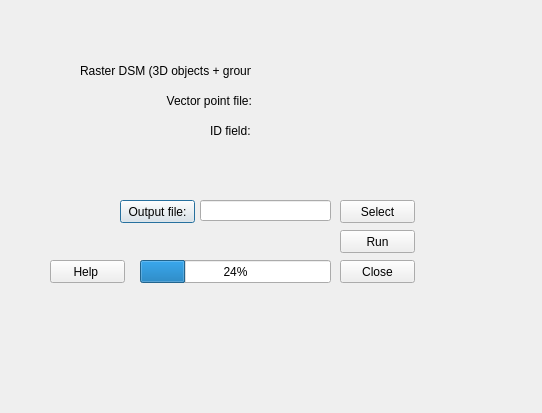
<?xml version="1.0" encoding="UTF-8"?>
<ui version="4.0">
 <class>Dialog</class>
 <widget class="QDialog" name="Dialog">
  <property name="geometry">
   <rect>
    <x>0</x>
    <y>0</y>
    <width>542</width>
    <height>413</height>
   </rect>
  </property>
  <property name="windowTitle">
   <string>Dialog</string>
  </property>
  <widget class="QLabel" name="RasterDSMinfo">
   <property name="geometry">
    <rect>
     <x>80</x>
     <y>50</y>
     <width>171</width>
     <height>41</height>
    </rect>
   </property>
   <property name="text">
    <string>Raster DSM (3D objects + ground:</string>
   </property>
  </widget>
  <widget class="QWidget" name="widgetPointLayer" native="true">
   <property name="geometry">
    <rect>
     <x>260</x>
     <y>80</y>
     <width>151</width>
     <height>31</height>
    </rect>
   </property>
  </widget>
  <widget class="QLabel" name="Vectorpoint">
   <property name="geometry">
    <rect>
     <x>160</x>
     <y>80</y>
     <width>91</width>
     <height>41</height>
    </rect>
   </property>
   <property name="text">
    <string>  Vector point file: </string>
   </property>
  </widget>
  <widget class="QWidget" name="widgetDSM" native="true">
   <property name="geometry">
    <rect>
     <x>260</x>
     <y>50</y>
     <width>151</width>
     <height>31</height>
    </rect>
   </property>
  </widget>
  <widget class="QLabel" name="ID">
   <property name="geometry">
    <rect>
     <x>210</x>
     <y>110</y>
     <width>41</width>
     <height>41</height>
    </rect>
   </property>
   <property name="text">
    <string>ID field:</string>
   </property>
  </widget>
  <widget class="QWidget" name="widgetField" native="true">
   <property name="geometry">
    <rect>
     <x>260</x>
     <y>110</y>
     <width>151</width>
     <height>31</height>
    </rect>
   </property>
  </widget>
  <widget class="QPushButton" name="textOutput">
   <property name="geometry">
    <rect>
     <x>120</x>
     <y>200</y>
     <width>75</width>
     <height>23</height>
    </rect>
   </property>
   <property name="text">
    <string>Output file:</string>
   </property>
  </widget>
  <widget class="QPushButton" name="closeButton">
   <property name="geometry">
    <rect>
     <x>340</x>
     <y>260</y>
     <width>75</width>
     <height>23</height>
    </rect>
   </property>
   <property name="text">
    <string>Close</string>
   </property>
  </widget>
  <widget class="QPushButton" name="runBotton">
   <property name="geometry">
    <rect>
     <x>340</x>
     <y>230</y>
     <width>75</width>
     <height>23</height>
    </rect>
   </property>
   <property name="text">
    <string>Run</string>
   </property>
  </widget>
  <widget class="QPushButton" name="helpButton">
   <property name="geometry">
    <rect>
     <x>50</x>
     <y>260</y>
     <width>75</width>
     <height>23</height>
    </rect>
   </property>
   <property name="text">
    <string>Help </string>
   </property>
  </widget>
  <widget class="QPushButton" name="Select">
   <property name="geometry">
    <rect>
     <x>340</x>
     <y>200</y>
     <width>75</width>
     <height>23</height>
    </rect>
   </property>
   <property name="text">
    <string>Select</string>
   </property>
  </widget>
  <widget class="QLineEdit" name="lineEdit">
   <property name="geometry">
    <rect>
     <x>200</x>
     <y>200</y>
     <width>131</width>
     <height>21</height>
    </rect>
   </property>
  </widget>
  <widget class="QProgressBar" name="progressBar">
   <property name="geometry">
    <rect>
     <x>140</x>
     <y>260</y>
     <width>191</width>
     <height>23</height>
    </rect>
   </property>
   <property name="value">
    <number>24</number>
   </property>
  </widget>
 </widget>
 <resources/>
 <connections/>
</ui>
